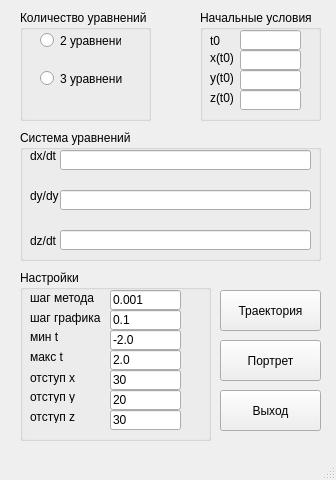
<?xml version="1.0" encoding="UTF-8"?>
<ui version="4.0">
 <class>MainWindow</class>
 <widget class="QMainWindow" name="MainWindow">
  <property name="geometry">
   <rect>
    <x>0</x>
    <y>0</y>
    <width>336</width>
    <height>480</height>
   </rect>
  </property>
  <property name="minimumSize">
   <size>
    <width>336</width>
    <height>480</height>
   </size>
  </property>
  <property name="maximumSize">
   <size>
    <width>336</width>
    <height>480</height>
   </size>
  </property>
  <property name="windowTitle">
   <string>RungeKutta4th</string>
  </property>
  <property name="windowIcon">
   <iconset>
    <normaloff>favicon.ico</normaloff>favicon.ico</iconset>
  </property>
  <widget class="QWidget" name="centralwidget">
   <widget class="QPushButton" name="btn_start">
    <property name="geometry">
     <rect>
      <x>220</x>
      <y>340</y>
      <width>101</width>
      <height>41</height>
     </rect>
    </property>
    <property name="text">
     <string>Портрет</string>
    </property>
   </widget>
   <widget class="QGroupBox" name="groupBox_eq_count">
    <property name="geometry">
     <rect>
      <x>20</x>
      <y>10</y>
      <width>131</width>
      <height>111</height>
     </rect>
    </property>
    <property name="title">
     <string>Количество уравнений</string>
    </property>
    <widget class="QRadioButton" name="radioButton_two_eq">
     <property name="geometry">
      <rect>
       <x>20</x>
       <y>20</y>
       <width>81</width>
       <height>21</height>
      </rect>
     </property>
     <property name="text">
      <string>2 уравнения</string>
     </property>
    </widget>
    <widget class="QRadioButton" name="radioButton_three_eq">
     <property name="geometry">
      <rect>
       <x>20</x>
       <y>60</y>
       <width>82</width>
       <height>17</height>
      </rect>
     </property>
     <property name="text">
      <string>3 уравнения</string>
     </property>
    </widget>
   </widget>
   <widget class="QGroupBox" name="groupBox">
    <property name="geometry">
     <rect>
      <x>20</x>
      <y>130</y>
      <width>301</width>
      <height>131</height>
     </rect>
    </property>
    <property name="title">
     <string>Система уравнений</string>
    </property>
    <widget class="QLineEdit" name="inp_dxdt">
     <property name="geometry">
      <rect>
       <x>40</x>
       <y>20</y>
       <width>251</width>
       <height>20</height>
      </rect>
     </property>
    </widget>
    <widget class="QLabel" name="label">
     <property name="geometry">
      <rect>
       <x>10</x>
       <y>10</y>
       <width>31</width>
       <height>31</height>
      </rect>
     </property>
     <property name="text">
      <string>dx/dt</string>
     </property>
    </widget>
    <widget class="QLabel" name="label_2">
     <property name="geometry">
      <rect>
       <x>10</x>
       <y>50</y>
       <width>31</width>
       <height>31</height>
      </rect>
     </property>
     <property name="text">
      <string>dy/dy</string>
     </property>
    </widget>
    <widget class="QLineEdit" name="inp_dydt">
     <property name="geometry">
      <rect>
       <x>40</x>
       <y>60</y>
       <width>251</width>
       <height>20</height>
      </rect>
     </property>
    </widget>
    <widget class="QLabel" name="label_3">
     <property name="geometry">
      <rect>
       <x>10</x>
       <y>100</y>
       <width>31</width>
       <height>21</height>
      </rect>
     </property>
     <property name="text">
      <string>dz/dt</string>
     </property>
    </widget>
    <widget class="QLineEdit" name="inp_dzdt">
     <property name="geometry">
      <rect>
       <x>40</x>
       <y>100</y>
       <width>251</width>
       <height>20</height>
      </rect>
     </property>
    </widget>
   </widget>
   <widget class="QGroupBox" name="groupBox_start_cond">
    <property name="geometry">
     <rect>
      <x>200</x>
      <y>10</y>
      <width>121</width>
      <height>111</height>
     </rect>
    </property>
    <property name="title">
     <string>Начальные условия</string>
    </property>
    <widget class="QLabel" name="label_4">
     <property name="geometry">
      <rect>
       <x>10</x>
       <y>20</y>
       <width>21</width>
       <height>21</height>
      </rect>
     </property>
     <property name="text">
      <string>t0</string>
     </property>
    </widget>
    <widget class="QLineEdit" name="inp_t0">
     <property name="geometry">
      <rect>
       <x>40</x>
       <y>20</y>
       <width>61</width>
       <height>20</height>
      </rect>
     </property>
    </widget>
    <widget class="QLabel" name="label_5">
     <property name="geometry">
      <rect>
       <x>10</x>
       <y>40</y>
       <width>31</width>
       <height>16</height>
      </rect>
     </property>
     <property name="text">
      <string>x(t0)</string>
     </property>
    </widget>
    <widget class="QLineEdit" name="inp_x0">
     <property name="geometry">
      <rect>
       <x>40</x>
       <y>40</y>
       <width>61</width>
       <height>20</height>
      </rect>
     </property>
    </widget>
    <widget class="QLabel" name="label_6">
     <property name="geometry">
      <rect>
       <x>10</x>
       <y>60</y>
       <width>31</width>
       <height>16</height>
      </rect>
     </property>
     <property name="text">
      <string>y(t0)</string>
     </property>
    </widget>
    <widget class="QLineEdit" name="inp_y0">
     <property name="geometry">
      <rect>
       <x>40</x>
       <y>60</y>
       <width>61</width>
       <height>20</height>
      </rect>
     </property>
    </widget>
    <widget class="QLineEdit" name="inp_z0">
     <property name="geometry">
      <rect>
       <x>40</x>
       <y>80</y>
       <width>61</width>
       <height>20</height>
      </rect>
     </property>
    </widget>
    <widget class="QLabel" name="label_7">
     <property name="geometry">
      <rect>
       <x>10</x>
       <y>80</y>
       <width>31</width>
       <height>16</height>
      </rect>
     </property>
     <property name="text">
      <string>z(t0)</string>
     </property>
    </widget>
   </widget>
   <widget class="QGroupBox" name="groupBox_2">
    <property name="geometry">
     <rect>
      <x>20</x>
      <y>270</y>
      <width>191</width>
      <height>171</height>
     </rect>
    </property>
    <property name="title">
     <string>Настройки</string>
    </property>
    <widget class="QLabel" name="label_8">
     <property name="geometry">
      <rect>
       <x>10</x>
       <y>20</y>
       <width>71</width>
       <height>16</height>
      </rect>
     </property>
     <property name="text">
      <string>шаг метода</string>
     </property>
    </widget>
    <widget class="QLabel" name="label_9">
     <property name="geometry">
      <rect>
       <x>10</x>
       <y>40</y>
       <width>71</width>
       <height>16</height>
      </rect>
     </property>
     <property name="text">
      <string>шаг графика</string>
     </property>
    </widget>
    <widget class="QLabel" name="label_10">
     <property name="geometry">
      <rect>
       <x>10</x>
       <y>60</y>
       <width>47</width>
       <height>13</height>
      </rect>
     </property>
     <property name="text">
      <string>мин t</string>
     </property>
    </widget>
    <widget class="QLabel" name="label_11">
     <property name="geometry">
      <rect>
       <x>10</x>
       <y>80</y>
       <width>47</width>
       <height>13</height>
      </rect>
     </property>
     <property name="text">
      <string>макс t</string>
     </property>
    </widget>
    <widget class="QLineEdit" name="inp_ruge_step">
     <property name="geometry">
      <rect>
       <x>90</x>
       <y>20</y>
       <width>71</width>
       <height>20</height>
      </rect>
     </property>
     <property name="text">
      <string>0.001</string>
     </property>
    </widget>
    <widget class="QLineEdit" name="inp_plot_step">
     <property name="geometry">
      <rect>
       <x>90</x>
       <y>40</y>
       <width>71</width>
       <height>20</height>
      </rect>
     </property>
     <property name="text">
      <string>0.1</string>
     </property>
    </widget>
    <widget class="QLineEdit" name="inp_min_t">
     <property name="geometry">
      <rect>
       <x>90</x>
       <y>60</y>
       <width>71</width>
       <height>20</height>
      </rect>
     </property>
     <property name="text">
      <string>-2.0</string>
     </property>
    </widget>
    <widget class="QLineEdit" name="inp_max_t">
     <property name="geometry">
      <rect>
       <x>90</x>
       <y>80</y>
       <width>71</width>
       <height>20</height>
      </rect>
     </property>
     <property name="text">
      <string>2.0</string>
     </property>
    </widget>
    <widget class="QLabel" name="label_12">
     <property name="geometry">
      <rect>
       <x>10</x>
       <y>100</y>
       <width>51</width>
       <height>16</height>
      </rect>
     </property>
     <property name="text">
      <string>отступ x</string>
     </property>
    </widget>
    <widget class="QLabel" name="label_13">
     <property name="geometry">
      <rect>
       <x>10</x>
       <y>120</y>
       <width>47</width>
       <height>13</height>
      </rect>
     </property>
     <property name="text">
      <string>отступ y</string>
     </property>
    </widget>
    <widget class="QLabel" name="label_14">
     <property name="geometry">
      <rect>
       <x>10</x>
       <y>140</y>
       <width>47</width>
       <height>13</height>
      </rect>
     </property>
     <property name="text">
      <string>отступ z</string>
     </property>
    </widget>
    <widget class="QLineEdit" name="inp_offset_x">
     <property name="geometry">
      <rect>
       <x>90</x>
       <y>100</y>
       <width>71</width>
       <height>20</height>
      </rect>
     </property>
     <property name="text">
      <string>30</string>
     </property>
    </widget>
    <widget class="QLineEdit" name="inp_offset_y">
     <property name="geometry">
      <rect>
       <x>90</x>
       <y>120</y>
       <width>71</width>
       <height>20</height>
      </rect>
     </property>
     <property name="text">
      <string>20</string>
     </property>
    </widget>
    <widget class="QLineEdit" name="inp_offset_z">
     <property name="geometry">
      <rect>
       <x>90</x>
       <y>140</y>
       <width>71</width>
       <height>20</height>
      </rect>
     </property>
     <property name="text">
      <string>30</string>
     </property>
    </widget>
   </widget>
   <widget class="QPushButton" name="btn_traject">
    <property name="geometry">
     <rect>
      <x>220</x>
      <y>290</y>
      <width>101</width>
      <height>41</height>
     </rect>
    </property>
    <property name="text">
     <string>Траектория</string>
    </property>
   </widget>
   <widget class="QPushButton" name="btn_exit">
    <property name="geometry">
     <rect>
      <x>220</x>
      <y>390</y>
      <width>101</width>
      <height>41</height>
     </rect>
    </property>
    <property name="text">
     <string>Выход</string>
    </property>
   </widget>
  </widget>
  <widget class="QMenuBar" name="menubar">
   <property name="geometry">
    <rect>
     <x>0</x>
     <y>0</y>
     <width>336</width>
     <height>21</height>
    </rect>
   </property>
  </widget>
  <widget class="QStatusBar" name="statusbar"/>
 </widget>
 <resources/>
 <connections/>
</ui>
